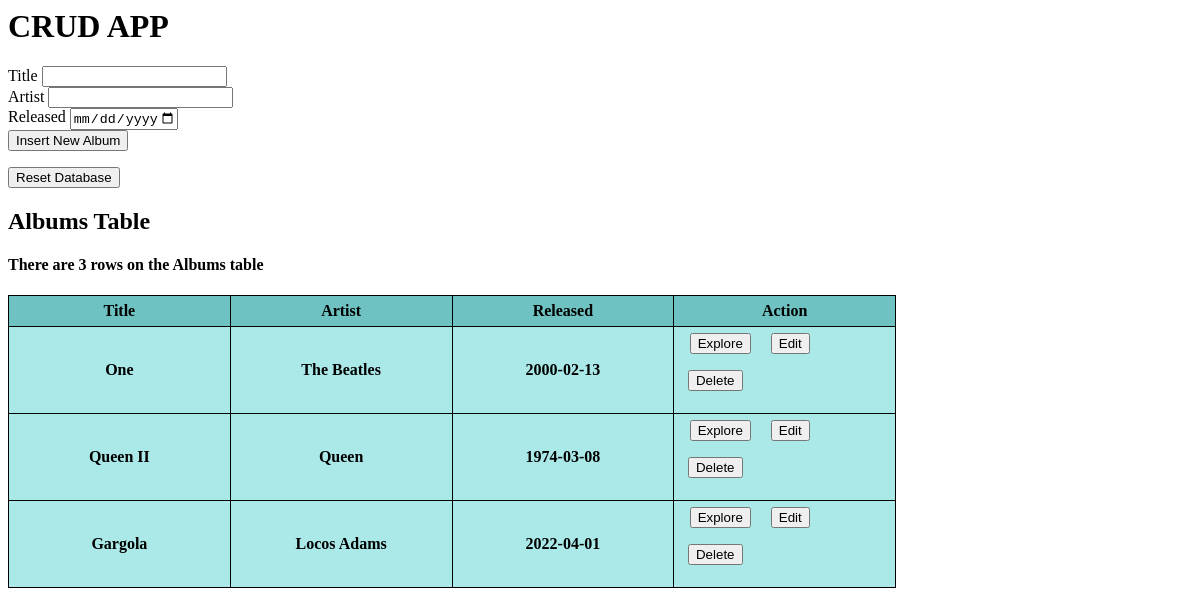
Before: / with the older database file.
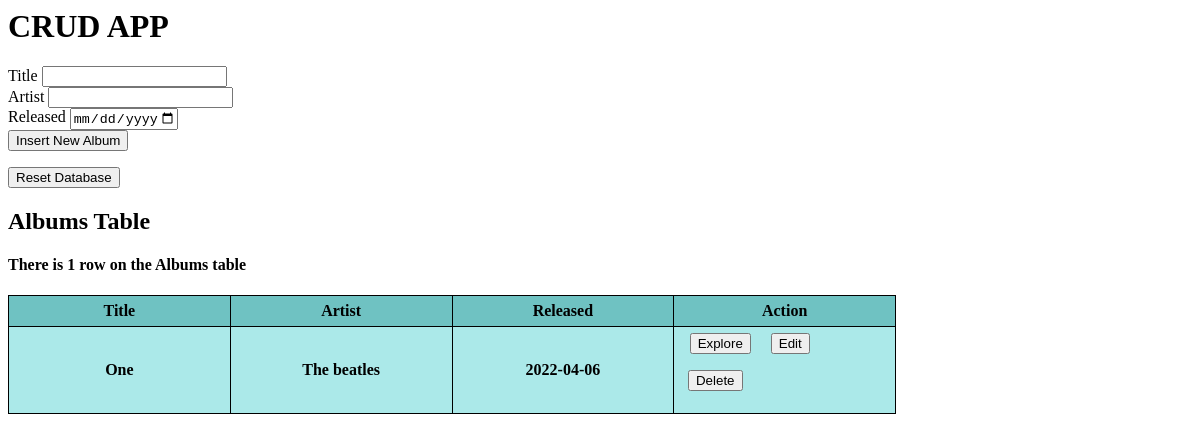
After: the same page with the newer database file.
### models.py (models this page shows, shortened)
class Albums(DB.Model):
    id = DB.Column(DB.Integer, primary_key = True, autoincrement=True)
    title = DB.Column(DB.String(30), nullable = False)
    artist = DB.Column(DB.String(30), nullable = False)
    released = DB.Column(DB.Date, nullable = False)

### app.py (the view)
@app.route('/')
def home():
    albums = Albums.query.all()
    rows_count = Albums.query.count()
    return render_template('home.html', Albums = albums, Rows_count=rows_count)

### templates/home.html (shortened to what this page needs)
<h1>CRUD APP</h1>
<form action="album_insert" method="post">
        <lable for="title">Title</lable>
        <input type="text" name="title" value="" required> <br>
        <lable for="artist">Artist</lable>
        <input type="text" name="artist" value="" required> <br>
        <label for="released">Released</label>
        <input type="date" name="released" value="" min="1900-01-01" max="2025-01-01" required> <br>
        <input type="submit" value="Insert New Album">
</form>
<form action="reset" method="post">
  <input type="submit" value="Reset Database">
</form>
<html>
<body>
<h2>Albums Table</h2>
<h4>{% if Rows_count == 0 %}
    The Albums table is Empty
    {% elif Rows_count == 1 %}
    There is 1 row on the Albums table
    {% else %}
    There are {{Rows_count}} rows on the Albums table
    {% endif %}</h4>
<table style="width:75%">
  <tr>
    <th>Title</th>
    <th>Artist</th>
    <th>Released</th>
    <th>Action</th>
  </tr>
  <tr>
    {% for row in Albums %}
  <tr>
    <th> {{ row.title }}</th>
    <th> {{ row.artist }}</th>
    <th> {{ row.released }}</th>
    <th>
      <div style="float: left; width: 80">
        <form action="tracks" method="post">
          <input type="submit" value="Explore">
        </form>
      </div>
      <div style="float: left; width: 60" >
        <form action="edit_album" method="post">
          <input type="submit" value="Edit">
        </form>
      </div>
      <div style="float: left; width: 70">
        <form action="delete" method="post">
          <input type="submit" value="Delete">
        </form>
      </div>
    </th>
  </tr>
    {% endfor %}
</table>
</body>
</html>

### templates/home.html (style rules this page uses)
table, th, td { border: 1px solid black; border-collapse: collapse; width: 100%; table-layout:fixed; padding: 6px; }
tr { background-color: #abe9e9; }
tr:first-child { background-color: #6fc2c2; }

Changed rows visible on the page:
removed Albums: title "Queen II", artist "Queen", released "1974-03-08"
removed Albums: title "Gargola", artist "Locos Adams", released "2022-04-01"
changed Albums "One": artist "The Beatles" → "The beatles"; released "2000-02-13" → "2022-04-06"
Other visible differences:
{{ Rows_count }}: "3" → (not shown)
text no longer shown: "There are rows on the Albums table"
text now shown: "There is 1 row on the Albums table"
